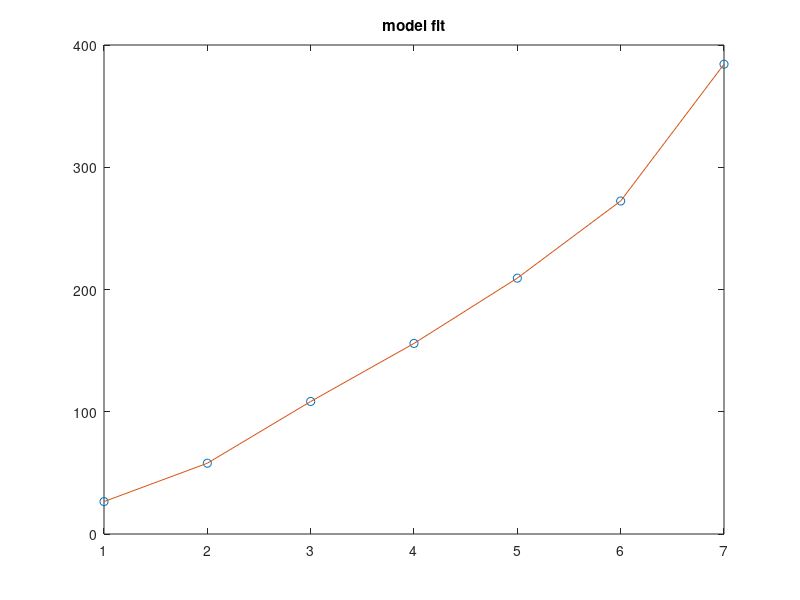

Source code (MATLAB):
X = [ 2.1 4.3 7.0 9.1 10.5 12.7 15.2;
10.4 15.5 21.0 24.9 30.3 33.8 41.4]'

y = [26.5 57.9 108.4 155.9 209.3 272.4 384.3]'

X_2 = [ones(length(y), 1) X X(:,1).*X(:,2)]

b = X_2 \y 

yfit = X_2 * b 

plot(1:length(y),y,'o',1:length(y),yfit); title('model fit');